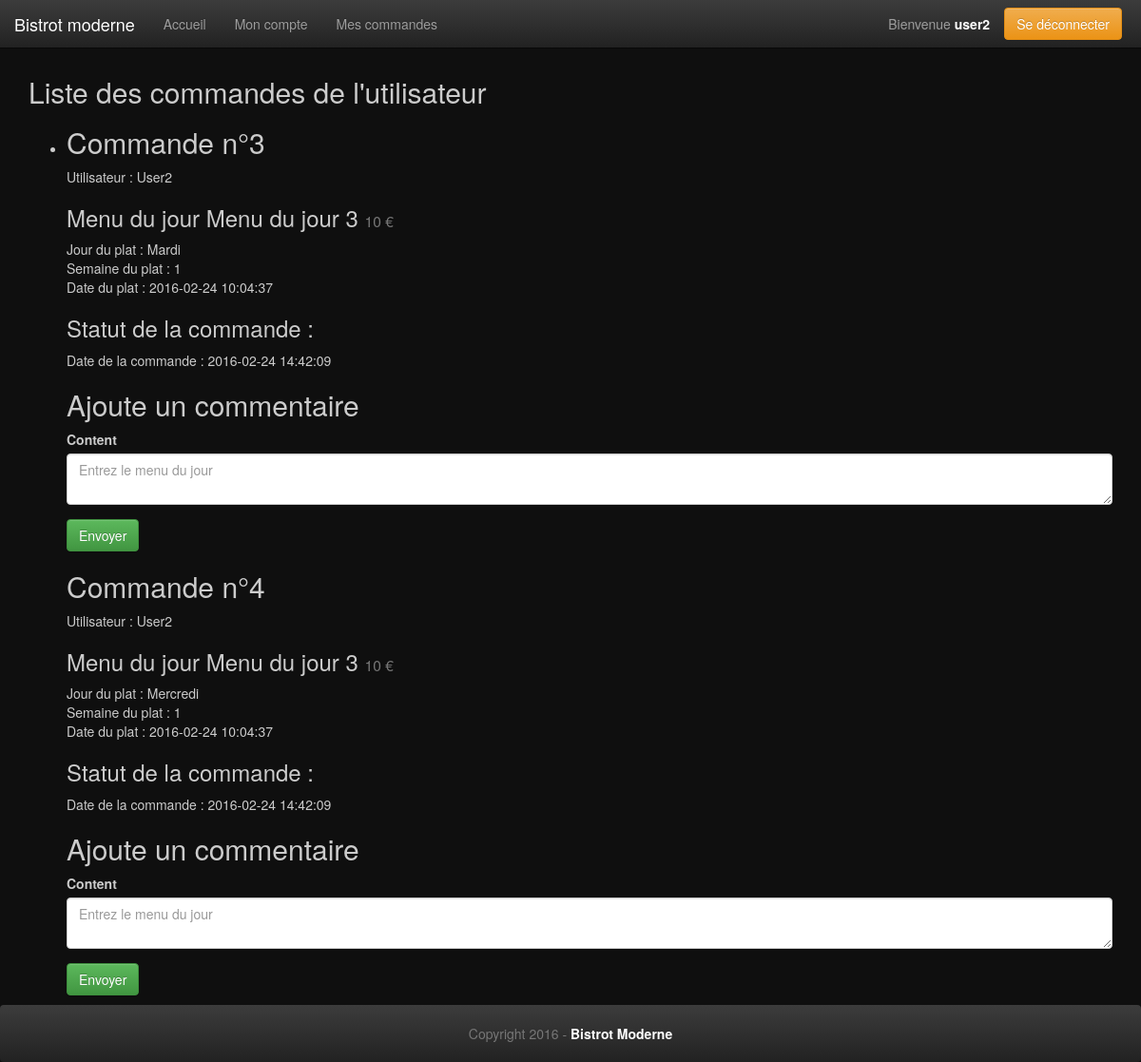
Page /list_command (signed in) on the committed database.
### tables this page shows
CREATE TABLE `bistrot_commands` (
  `id` int(11) unsigned NOT NULL AUTO_INCREMENT,
  `user_id` int(10) unsigned NOT NULL,
  `plat_id` int(10) unsigned NOT NULL,
  `statut` varchar(15) DEFAULT NULL,
  `date` timestamp NOT NULL DEFAULT CURRENT_TIMESTAMP ON UPDATE CURRENT_TIMESTAMP,
  PRIMARY KEY (`id`),
  KEY `user_id` (`user_id`),
  KEY `plat_id` (`plat_id`),
  CONSTRAINT `bistrot_commands_ibfk_2` FOREIGN KEY (`user_id`) REFERENCES `bistrot_users` (`id`) ON DELETE CASCADE,
  CONSTRAINT `bistrot_commands_ibfk_3` FOREIGN KEY (`plat_id`) REFERENCES `bistrot_plats` (`id`) ON DELETE CASCADE
);

CREATE TABLE `bistrot_users` (
  `id` int(10) unsigned NOT NULL AUTO_INCREMENT,
  `login` varchar(31) NOT NULL,
  `email` varchar(255) NOT NULL,
  `password` varchar(1024) NOT NULL,
  `phone` varchar(15) DEFAULT NULL,
  `avatar` varchar(255) DEFAULT NULL,
  `first_name` varchar(63) DEFAULT NULL,
  `last_name` varchar(63) DEFAULT NULL,
  `role` varchar(15) NOT NULL DEFAULT 'user',
  `statut` varchar(15) DEFAULT NULL,
  `date` timestamp NOT NULL DEFAULT CURRENT_TIMESTAMP ON UPDATE CURRENT_TIMESTAMP,
  PRIMARY KEY (`id`)
);

CREATE TABLE `bistrot_plats` (
  `id` int(10) unsigned NOT NULL AUTO_INCREMENT,
  `content` varchar(255) NOT NULL,
  `price` int(3) NOT NULL DEFAULT '5',
  `day` int(2) NOT NULL,
  `week` int(2) NOT NULL,
  `statut` varchar(15) NOT NULL,
  `date` timestamp NOT NULL DEFAULT CURRENT_TIMESTAMP,
  PRIMARY KEY (`id`)
);

### apps/skel.php (called while the page is built, shortened)
<?php
require('views/skel.phtml');
?>

### index.php (called while the page is built, shortened)
<?php
require('apps/skel.php');
?>

### apps/header.php (called while the page is built)
<?php
if ( $session_role == 'admin' )
	$header = 'header_admin';
else if ( $session_role == 'user' )
	$header = 'header_user';
else
	$header = 'header';
require('views/'.$header.'.phtml');
?>

### apps/content.php (called while the page is built)
<?php
require('views/content.phtml');
?>

### apps/comment.php (called while the page is built, shortened)
<?php
  require 'views/creat_comment.phtml';
?>

### apps/footer.php (called while the page is built)
<?php
require('views/footer.phtml');
?>

### views/command.phtml (the view, shortened to what this page needs)
<h2>Commande n°<?= htmlentities($commandId) ?></h2>
<p>
  Utilisateur : <?= htmlentities(ucfirst($userLogin)); ?>
</p>
<h3>Menu du jour <?= htmlentities($platContent); ?> <small><?= htmlentities($platPrice); ?> €</small></h3>
<p>
  Jour du plat : <?= htmlentities($platDay); ?><br>
  Semaine du plat : <?= htmlentities($platWeek); ?><br>
  Date du plat : <?= htmlentities($platDate); ?>
</p>
<h3>Statut de la commande : <?= htmlentities($commandStatut); ?></h3>
<p>
  Date de la commande : <?= htmlentities($commandDate); ?>
</p>
<?php require 'apps/comment.php'; ?>

### views/skel.phtml (shortened to what this page needs)
<!DOCTYPE html>
<html>
	<head>
		<link rel="stylesheet" type="text/css" href="public/styles/bootstrap.min.css">
		<link rel="stylesheet" type="text/css" href="public/styles/bootstrap-theme.min.css">
		<link rel="stylesheet" type="text/css" href="public/styles/style.css">
		<link rel="stylesheet" type="text/css" href="public/styles/style-custom.css">
	</head>
	<body>
		<?php require('apps/header.php'); ?>
		<?php require('apps/content.php'); ?>
		<?php require('apps/footer.php'); ?>
	</body>
</html>

### views/header_user.phtml (shortened to what this page needs)
<nav class="navbar navbar-inverse navbar-fixed-top">
  <div class="container-fluid">
    <div class="navbar-header">
      <span><a class="navbar-brand" href="#">Bistrot moderne</a></span>
    </div>
    <div class="collapse navbar-collapse" id="bs-example-navbar-collapse-1">
      <ul class="nav navbar-nav">
		    <li><a href="list_plat">Accueil</a></li>
        <li><a href="account">Mon compte</a></li>
        <li><a href="list_command">Mes commandes</a></li>
      </ul>
      <ul class="nav navbar-nav navbar-right">
        <li><p class="navbar-text">Bienvenue <b><?=htmlentities($_SESSION['login'])?></b></p></li>
        <li>
          <form method= "post">
            <button type="submit" class="btn btn-warning navbar-btn" name="action" value="logout">Se déconnecter</button>
          </form>
        </li>
      </ul>
    </div>
  </div>
</nav>

### views/content.phtml (shortened to what this page needs)
<div class="container">
	<?php require('apps/'.$page.'.php'); ?>
</div>

### apps/list_command.php
<?php
  if(isset($_SESSION['id'])) {
    if($_SESSION['role'] == 'admin') {
      require 'views/list_command_admin.phtml';
    } elseif($_SESSION['role'] == 'user') {
      require 'views/list_command_user.phtml';
    }
  }
?>

### views/list_command_user.phtml
<h2>Liste des commandes de l'utilisateur</h2>
<ul>
  <li><?php require 'apps/command.php'; ?></li>
</ul>

### apps/command.php (shortened to what this page needs)
<?php
  $userId = mysqli_real_escape_string($db, $_SESSION['id']);
  $sql = "SELECT bistrot_commands.id AS commandeId,
                bistrot_commands.user_id AS commandUserId,
                bistrot_commands.plat_id AS commandPlatId,
                bistrot_commands.statut AS commandStatut,
                bistrot_commands.date AS commandDate,
                bistrot_plats.content AS platContent,
                bistrot_plats.price AS platPrice,
                bistrot_plats.day AS platDay,
                bistrot_plats.week AS platWeek,
                bistrot_plats.date AS platDate,
                bistrot_users.login AS userLogin
          FROM bistrot_commands
          LEFT JOIN bistrot_plats
                ON bistrot_commands.plat_id = bistrot_plats.id
          LEFT JOIN bistrot_users
                ON bistrot_commands.user_id = bistrot_users.id";
  if($_SESSION['role'] == 'user') {
    $sql .= " WHERE bistrot_users.id = '" . $userId . "'";
  }
  $commands = mysqli_query($db, $sql);
  while ($command = mysqli_fetch_assoc($commands)) {
    $jours = ['Lundi','Mardi','Mercredi','Jeudi','Vendredi','Samedi','Dimanche'];
    $commandId = $command['commandeId'];
    $commandDate = $command['commandDate'];
    $platContent = $command['platContent'];
    $platPrice = $command['platPrice'];
    $platDay = $jours[$command['platDay']-1];
    $platWeek = $command['platWeek'];
    $platDate = $command['platDate'];
    $userLogin = $command['userLogin'];
    require 'views/command.phtml';
  }
?>

### views/creat_comment.phtml (shortened to what this page needs)
<h2>Ajoute un commentaire</h2>
<form class="form-horizontal" action="" method="post">
  <div class="form-group">
    <label for="content">Content</label>
    <textarea class="form-control" name="content" placeholder="Entrez le menu du jour"></textarea>
  </div>
  <button class="btn btn-success" type="submit" name="action" value="creat_comment">Envoyer</button>
</form>

### views/footer.phtml
<footer class="footer navbar-inverse">
		<p class="text-muted">Copyright 2016 - <b>Bistrot Moderne</b></p>
</footer>

### public/styles/style.css (style rules this page uses)
html { position: relative; min-height: 100%; }
body { margin-bottom: 60px; }
.footer { position: absolute; bottom: 0; width: 100%; height: 60px; background-color: #f5f5f5; }
body > .container { padding: 60px 15px 0; }

### public/styles/style-custom.css (style rules this page uses)
html { font-size: 62.5%; }
body { background: #0F0F0F; color: #ccc; }
.container { background: #0F0F0F; }
b { color: #fff; }
.navbar-fixed-top { padding-right: 20px; }
.navbar-brand { background: #000; }
.form-horizontal .form-group { margin-left: 0; margin-right: 0; }
.footer { text-align: center; padding: 20px; }

### rows in the picture
bistrot_commands: id "3", user.login "User2", plat.content "Menu du jour 3", plat.price "10", plat.day "Mardi", plat.week "1", plat.date "2016-02-24 10:04:37", date "2016-02-24 14:42:09"
bistrot_commands: id "4", user.login "User2", plat.content "Menu du jour 3", plat.price "10", plat.day "Mercredi", plat.week "1", plat.date "2016-02-24 10:04:37", date "2016-02-24 14:42:09"

### other values in the picture
$_SESSION['login'] "user2"
